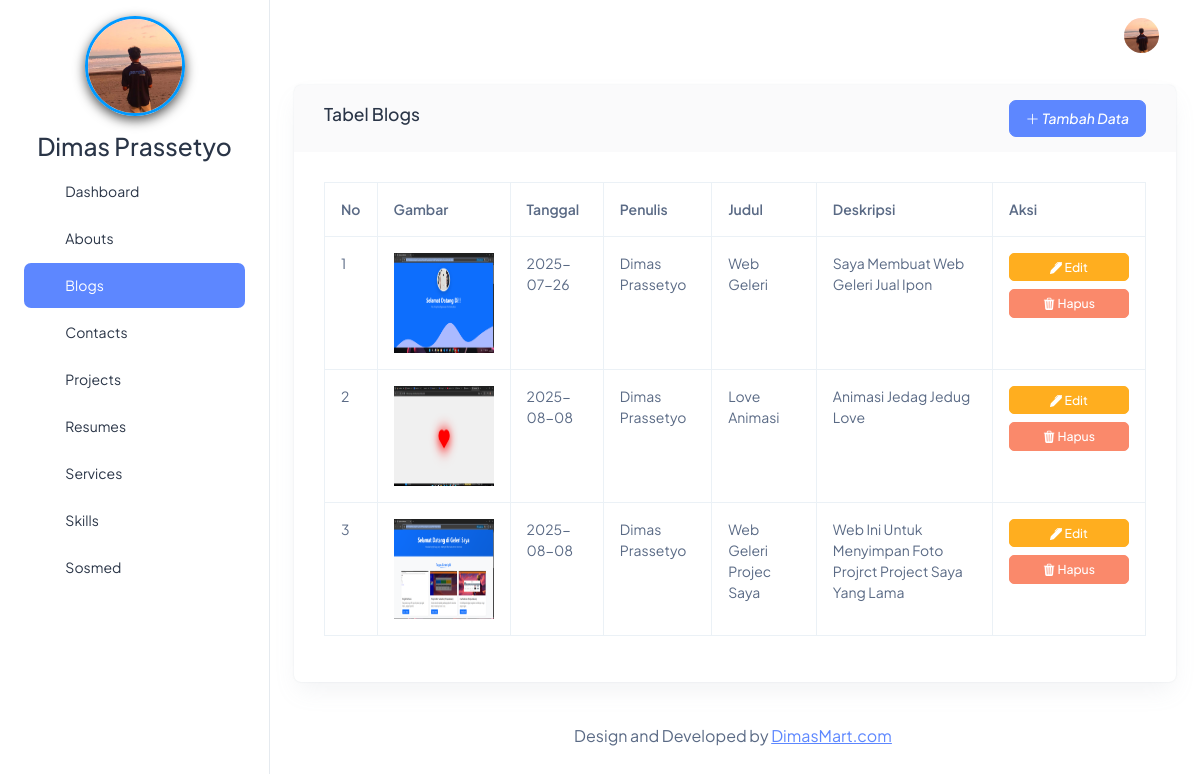
The page /beckend/pages/blog/index.php on the database its author committed.
### tables this page shows
CREATE TABLE `abouts` (
  `id` bigint NOT NULL,
  `name` varchar(255) NOT NULL,
  `born` date NOT NULL,
  `address` text NOT NULL,
  `zip_code` int NOT NULL,
  `email` varchar(255) NOT NULL,
  `phone` varchar(255) NOT NULL,
  `total_project` int NOT NULL,
  `work` varchar(255) NOT NULL,
  `image` text NOT NULL,
  `description` text NOT NULL
);

CREATE TABLE `blogs` (
  `id` bigint NOT NULL,
  `image` varchar(255) NOT NULL,
  `date` date NOT NULL,
  `author` varchar(255) NOT NULL,
  `tittle` varchar(255) NOT NULL,
  `description` text NOT NULL
);

### beckend/pages/blog/index.php (the view)
<?php
include '../../partials/header.php';
include '../../partials/sidebar.php';
include '../../partials/navbar.php';
$qBlogs = "SELECT * FROM blogs";
$result = mysqli_query($connect, $qBlogs) or die(mysqli_error($connect));
?>
<div class="row">
    <div class="col-12">
        <div class="card">
            <div class="card-header d-flex align-items-center justify-content-between">
                <h5>Tabel Blogs</h5>
                <a href="./create.php" class="btn btn-primary"><i class="bi bi-plus-lg"> Tambah Data</i></a>
            </div>
            <div class="card-body">
                <div class="tabel-responsive">
                    <table class="table table-bordered">
                        <thead>
                            <tr>
                                <th>No</th>
                                <th>Gambar</th>
                                <th>Tanggal</th>
                                <th>Penulis</th>
                                <th>Judul</th>
                                <th>Deskripsi</th>
                                <th>Aksi</th>
                            </tr>
                        </thead>
                        <tbody>
                            <?php
                            $no = 1;
                            while ($item = $result->fetch_object()):
                            ?>
                                <tr class="text-capitalize">
                                    <td><?= $no ?></td>
                                    <td>
                                        <img src="../../../storages/blog/<?= $item->image ?>"
                                            alt="Gambar" width="100px" height="100">
                                    </td>
                                    <td><?= $item->date ?></td>
                                    <td><?= $item->author ?></td>
                                    <td><?= $item->tittle ?></td>
                                    <td><?= $item->description ?></td>
                                    <td>
                                        <div class="d-grid gap-2" style="min-width: 120px;">
                                            <a href="./edit.php?id=<?= $item->id ?>" class="btn btn-warning btn-sm">
                                                <i class="bi bi-pen-fill"></i> Edit
                                            </a>
                                            <a href="../../action/project/destroy.php?id=<?= $item->id ?>"
                                                class="btn btn-danger btn-sm"
                                                onclick="return confirm('Apakah Anda Yakin?')">
                                                <i class="bi bi-trash3-fill"></i> Hapus
                                            </a>
                                        </div>
                                    </td>
                                </tr>
                            <?php
                                $no++;
                            endwhile;
                            ?>
                        </tbody>
                    </table>
                </div>
            </div>
        </div>
    </div>
</div>
<?php
include '../../partials/footer.php';
include '../../partials/script.php';
?>

### beckend/partials/sidebar.php (shortened to what this page needs)
<?php
$qAbouts = "SELECT * FROM abouts";
$result = mysqli_query($connect, $qAbouts) or die(mysqli_error($connect));
$item = $result->fetch_object();
?>
<body>
  <div class="page-wrapper" id="main-wrapper" data-layout="vertical" data-navbarbg="skin6" data-sidebartype="full"
    data-sidebar-position="fixed" data-header-position="fixed">
    <aside class="left-sidebar">
      <div>
        <div>
          <div class="brand-logo">
            <div class="w-100 d-flex flex-column align-items-center justify-content-center" style="padding:16px 0;">
              <a href="#" class="text-nowrap logo-img">
                <img src="../../../storages/about/<?= $item->image ?>" alt="Gambar" width="100" height="100" alt="" style="border-radius:50%; object-fit:cover; box-shadow:0 4px 12px rgba(0,0,0,0.69); border:3px solid #0099ff; display:block; margin:auto;">
              </a>
            </div>
            <div class="h3 text-center">
              <?= $item->name ?>
            </div>
          </div>
          <nav class="sidebar-nav scroll-sidebar" data-simplebar="">
            <ul id="sidebarnav">
              <li class="sidebar-item">
                <a class="sidebar-link" href="../dashboard/index.php" aria-expanded="false">
                  <span>
                    <i class="ti ti-layout-dashboard"></i>
                  </span>
                  <span class="hide-menu">Dashboard</span>
                </a>
              </li>
              <li class="sidebar-item">
                <a class="sidebar-link" href="../about/index.php" aria-expanded="false">
                  <span>
                    <i class="ti ti-info-square"></i>
                  </span>
                  <span class="hide-menu">Abouts</span>
                </a>
              </li>
              <li class="sidebar-item">
                <a class="sidebar-link" href="../blog/index.php" aria-expanded="false">
                  <span>
                    <i class="ti ti-pencil"></i>
                  </span>
                  <span class="hide-menu">Blogs</span>
                </a>
              </li>
              <li class="sidebar-item">
                <a class="sidebar-link" href="../contact/index.php" aria-expanded="false">
                  <span>
                    <i class="ti ti-phone"></i>
                  </span>
                  <span class="hide-menu">Contacts</span>
                </a>
              </li>
              <li class="sidebar-item">
                <a class="sidebar-link" href="../project/index.php" aria-expanded="false">
                  <span>
                    <i class="ti ti-apps"></i>
                  </span>
                  <span class="hide-menu">Projects</span>
                </a>
              </li>
              <li class="sidebar-item">
                <a class="sidebar-link" href="../resume/index.php" aria-expanded="false">
                  <span>
                    <i class="ti ti-file-text"></i>
                  </span>
                  <span class="hide-menu">Resumes</span>
                </a>
              </li>
              <li class="sidebar-item">
                <a class="sidebar-link" href="../service/index.php" aria-expanded="false">
                  <span>
                    <i class="ti ti-server"></i>
                  </span>
                  <span class="hide-menu">Services</span>
                </a>
              </li>
              <li class="sidebar-item">
                <a class="sidebar-link" href="../skill/index.php" aria-expanded="false">
                  <span>
                    <i class="ti ti-tools"></i>
                  </span>
                  <span class="hide-menu">Skills</span>
                </a>
              </li>
              <li class="sidebar-item">
                <a class="sidebar-link" href="../socmed/index.php" aria-expanded="false">
                  <span>
                    <i class="ti ti-brand-instagram"></i>
                  </span>
                  <span class="hide-menu">Sosmed</span>
                </a>
              </li>
            </ul>
          </nav>
        </div>
    </aside>

### beckend/partials/navbar.php (shortened to what this page needs)
<?php
$qAbouts = "SELECT * FROM abouts";
$result = mysqli_query($connect, $qAbouts) or die(mysqli_error($connect));
$item = $result->fetch_object();
?>
    <div class="body-wrapper">
      <header class="app-header">
        <nav class="navbar navbar-expand-lg navbar-light">
          <div class="navbar-collapse justify-content-end px-0" id="navbarNav">
            <ul class="navbar-nav flex-row ms-auto align-items-center justify-content-end">
              <li class="nav-item dropdown">
                <a class="nav-link nav-icon-hover" href="javascript:void(0)" id="drop2" data-bs-toggle="dropdown"
                  aria-expanded="false">
                  <img src="../../../storages/about/<?= $item->image ?>" alt="" width="35" height="35" class="rounded-circle">
                </a>
              </li>
            </ul>
          </div>
        </nav>
      </header>
      <div class="container-fluid">

### rows shown on the page
abouts: image (picture), name "Dimas Prassetyo"
blogs: image (picture), date "2025-07-26", author "Dimas Prassetyo", tittle "Web Geleri", description "Saya Membuat Web Geleri Jual Ipon"
blogs: image (picture), date "2025-08-08", author "Dimas Prassetyo", tittle "Love Animasi", description "Animasi Jedag Jedug Love"
blogs: image (picture), date "2025-08-08", author "Dimas Prassetyo", tittle "Web Geleri Projec Saya", description "Web Ini Untuk Menyimpan Foto Projrct Project Saya Yang Lama"
